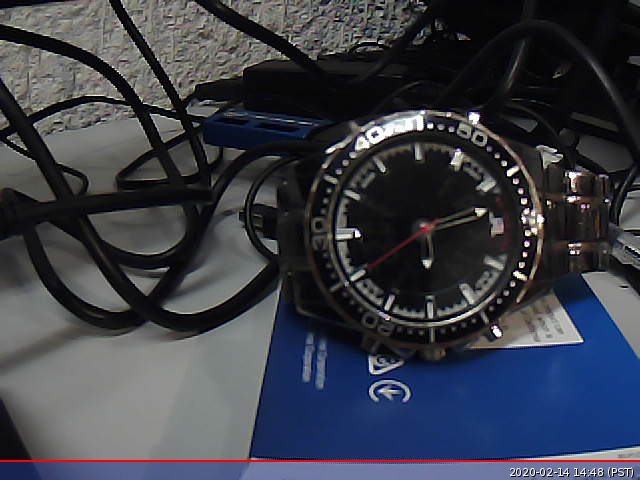
#> input picture media/frame.jpg, 640 x 480 px; its folder holds only this picture in this run
$ python -i circle_detector.py   (imports and definitions only)
#> lines starting #> are read from the running program, lines starting #| are printed output that depends on the picture
import slider
import global_defines as settings
import numpy as np
import cv2

def grayProcess(gray_image, GRAY_slider = None):
    global DEBUG_MODE

    if GRAY_slider is not None:
        gb_val = GRAY_slider.getTrackBarValue(settings.gb)
        mb_val = GRAY_slider.getTrackBarValue(settings.mb)
        erode_val = GRAY_slider.getTrackBarValue(settings.erode)
        dilate_val = GRAY_slider.getTrackBarValue(settings.dilate)

        if(gb_val % 2 == 0):
            gb_val = gb_val-1
        if(mb_val % 2 == 0):
            mb_val = mb_val-1
    else:
        gb_val = settings.GAUSSIAN_BLUR_KSIZE
        mb_val = settings.MEDIAN_BLUR_KSIZE
        erode_val = settings.ERODE_KERNEL
        dilate_val = settings.DILATE_KERNEL

    # apply GuassianBlur to reduce noise. medianBlur is also added for smoothening, reducing noise.
    gray = cv2.GaussianBlur(gray_image,(gb_val,gb_val),0);
    gray = cv2.medianBlur(gray,mb_val)

    # Adaptive Guassian Threshold is to detect sharp edges in the Image. For more information Google it.
    gray = cv2.adaptiveThreshold(gray,255,cv2.ADAPTIVE_THRESH_GAUSSIAN_C,cv2.THRESH_BINARY,11,3.5)

    gray = cv2.erode(gray,np.ones((erode_val,erode_val),np.uint8),iterations = 1)
    # gray = erosion

    gray = cv2.dilate(gray,np.ones((dilate_val,erode_val),np.uint8),iterations = 1)
    # gray = dilation

    return gray

def detectCircles(gray, HC_slider = None):
    if HC_slider is not None:
	    hc_dp = HC_slider.getTrackBarValue(settings.dp)
	    hc_md = HC_slider.getTrackBarValue(settings.md)
	    hc_p1 = HC_slider.getTrackBarValue(settings.p1)
	    hc_p2 = HC_slider.getTrackBarValue(settings.p2)
	    hc_minR = HC_slider.getTrackBarValue(settings.minR)
	    hc_maxR = HC_slider.getTrackBarValue(settings.maxR)
    else:
        hc_dp = settings.HOUGH_CIRCLES_DP
        hc_md = settings.HOUGH_CIRCLES_MD
        hc_p1 = settings.HOUGH_CIRCLES_P1
        hc_p2 = settings.HOUGH_CIRCLES_P2
        hc_minR = settings.HOUGH_CIRCLES_MINR
        hc_maxR = settings.HOUGH_CIRCLES_MAXR

    circles = cv2.HoughCircles(gray, cv2.HOUGH_GRADIENT, hc_dp, hc_md, param1=hc_p1, param2=hc_p2, minRadius=hc_minR, maxRadius=hc_maxR)

    return circles


>>> import cv2
>>> picture = cv2.imread('../media/frame.jpg', cv2.IMREAD_GRAYSCALE)
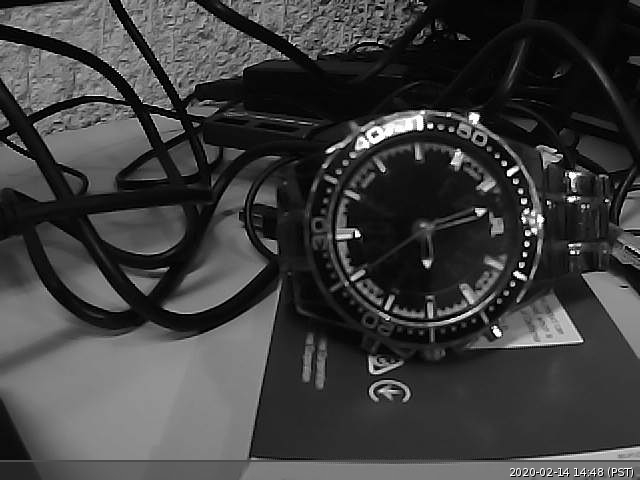
#> picture: shape (480, 640); min 0, max 255, mean 62.3
#> (the run stopped early here; a loop or call above may not have finished)

$ run again, on media/speedometer.jpg
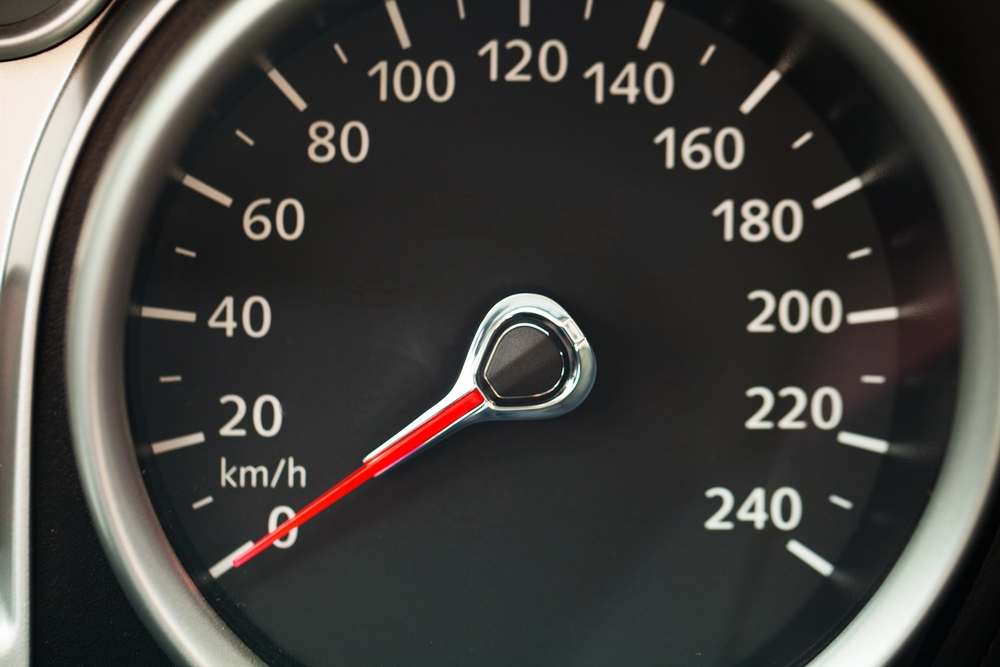
#> input picture media/speedometer.jpg, 1000 x 667 px
#> `picture = cv2.imread('../media/frame.jpg', cv2.IMREAD_GRAYSCALE)`:
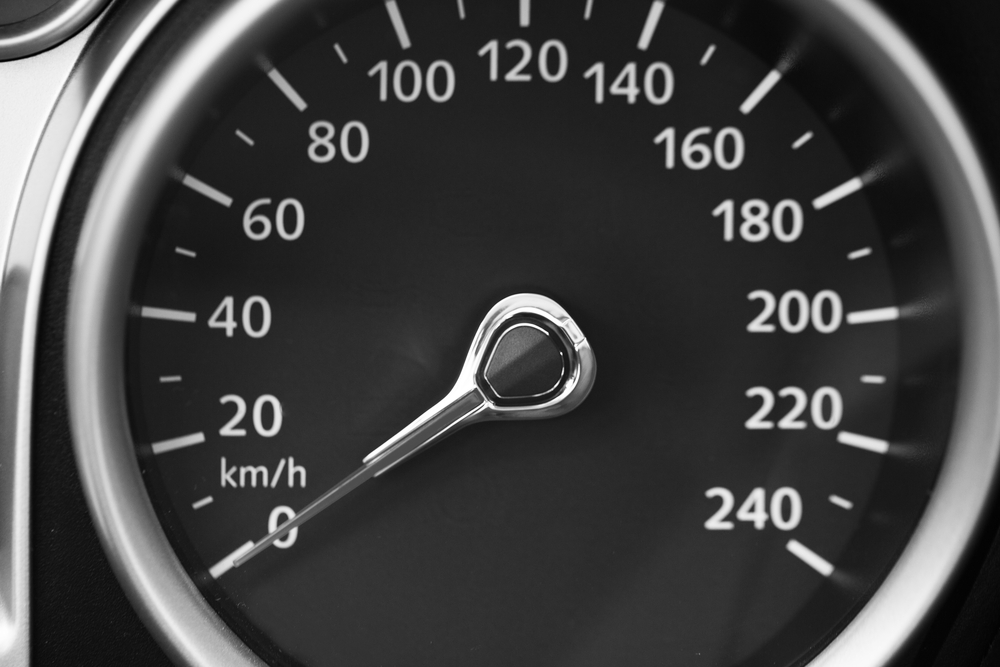
#> picture: shape (667, 1000); min 0, max 255, mean 66.2
